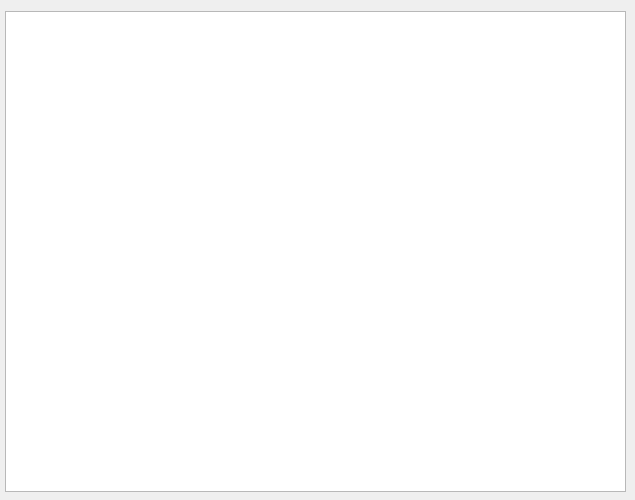
<?xml version="1.0" encoding="UTF-8"?>
<ui version="4.0">
 <class>Form</class>
 <widget class="QWidget" name="Form">
  <property name="geometry">
   <rect>
    <x>0</x>
    <y>0</y>
    <width>635</width>
    <height>500</height>
   </rect>
  </property>
  <property name="windowTitle">
   <string>Form</string>
  </property>
  <widget class="QTableWidget" name="tableWidget">
   <property name="geometry">
    <rect>
     <x>5</x>
     <y>11</y>
     <width>621</width>
     <height>481</height>
    </rect>
   </property>
  </widget>
 </widget>
 <resources/>
 <connections/>
</ui>
